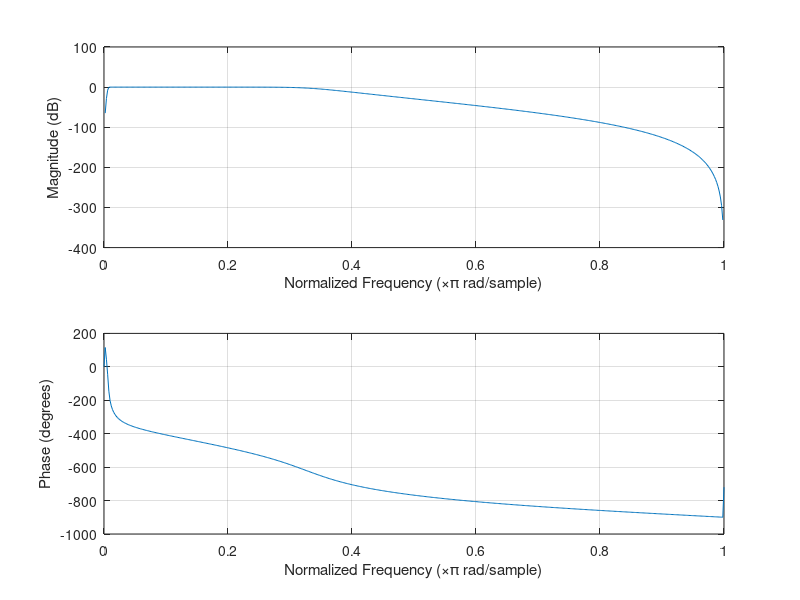

Write the MATLAB code that produced this figure. (Note: this script raises an error after producing the figure.)
clear
%close all

fs = 30000;
fc1 = 100;
fc2 = 5000;
order = 6;
[b,a] = butter(order,[fc1/(fs/2) fc2/(fs/2)]);
freqz(b,a)

dband = designfilt('bandpassiir','FilterOrder',order*2, ...
        'HalfPowerFrequency1',fc1,'HalfPowerFrequency2',fc2, ...
        'SampleRate',fs);
%y1 = filter(b, a, x); % MATLAB double version
%y2 = IIRfilter(b, a, x, 24); % MATLAB fixed point version

%% SOS sections
sos = tf2sos(b,a);
%[sos,g] = tf2sos(b,a)
%[z,p,k] = butter(order, [2*fc1/(fs/2) 2*fc2/(fs/2)]);
%[sos, g] = zp2sos(z,p,k);
%gmean = nthroot(g,size(sos,1))
%sos = zp2sos(z,p,k);
%fvtool(sos,'Analysis','freq')
sos = flipud(sos); % Reverse order of SOS sections with gain compensation as last SOS section

fvt = fvtool(sos,dband,'Fs',fs);
legend(fvt,'butter','designfilt')

sosd = dband.Coefficients;
% xin = x;
% for i=1:size(sos,1)
%     yout = IIRfilter(sos(i, 1:3), sos(i, 4:6), xin, 23); 
%     xin = round(yout); 
% end
% 
% figure
% subplot(3,1,1);
% plot(20*log10(abs(fft(y1))))
% title('MATLAB frequency response (double)');
% subplot(3,1,2);
% plot(20*log10(abs(fft(y2))))
% title('MATLAB frequency response (fixed)');
% subplot(3,1,3);
% plot(20*log10(abs(fft(xin))))
% title('MATLAB frequency response (fixed-SOS)');
% 
% figure, 
% plot(y2);
% hold on;
% plot(xin);
% plot(xin-y1);
% title('MATLAB double (blue) vs. MATLAB fixed-SOS');
% rms(xin-y1)
%% Save SOS filter coefficients
sos = sosd; % Use designfilt
sosArray = [];
for i=1:size(sos,1)
    sosArray = [sosArray sos(i,:)];
end

name = 'IIR5';
SaveFilterHeaderFile(sosArray, 'IIRFilter_coeffs.h');
SaveFilterTxtFile(sosArray, [name '.txt']);
SaveFilterBinFile(32, sosArray, [name '.bin']);
